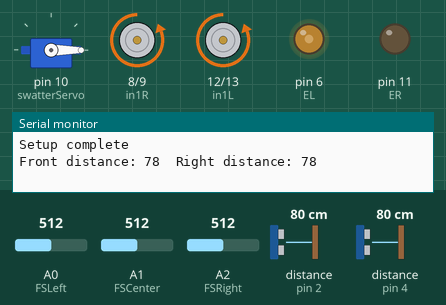
The sketch below on a simulated Arduino Uno, built with avr-gcc and run on an emulated ATmega328P. On the bench: servo, motor-driver pin pairs drawn as motors (green arrow = first pin HIGH = forward, orange = second pin HIGH = backward, longer = more drive), output pins drawn as LEDs (lit = HIGH), the last lines printed to the serial monitor. Wiring (inferred from the names in the program): 2 × ultrasonic range finder: trigger pin 3, echo pin 2 / trigger pin 5, echo pin 4. Dashed ring = blinking. The test bench sets the inputs (shaded band); at power-on: distance to the obstacle (sensors on pin 4, pin 2) 80 cm, A0 (FSLeft) = 512, A2 (FSRight) = 512, A1 (FSCenter) = 512. The echo pulse lasts 58.3 µs per cm; pins used as bus, display or sensor lines are not drawn.

Above: at 4.3 s.
4.4 s: distance to the obstacle (sensor on pin 4) set to 45 cm
14.0 s: distance to the obstacle (sensor on pin 4) set to 37 cm
17.5 s: distance to the obstacle (sensor on pin 2) set to 25 cm
At 18.8 s:
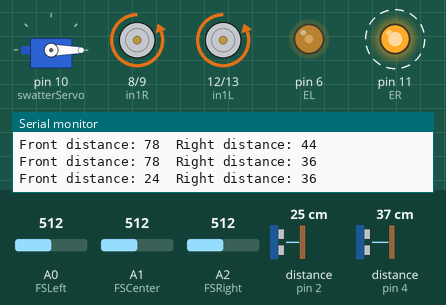
21.0 s: distance to the obstacle (sensor on pin 2) set to 22 cm
At 22.4 s:
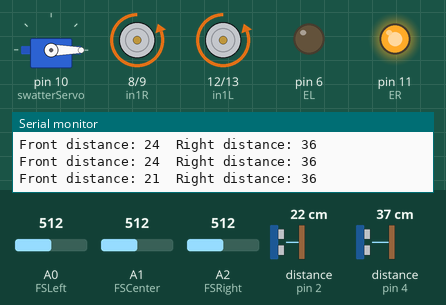
29.3 s: A0 (FSLeft) set to 490
At 31.3 s:
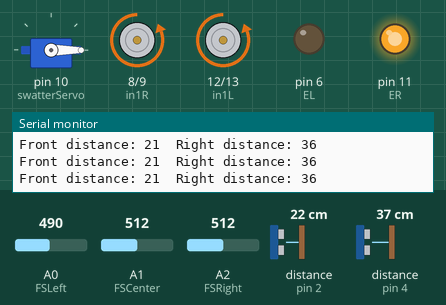
31.6 s: A2 (FSRight) set to 490
At 32.4 s:
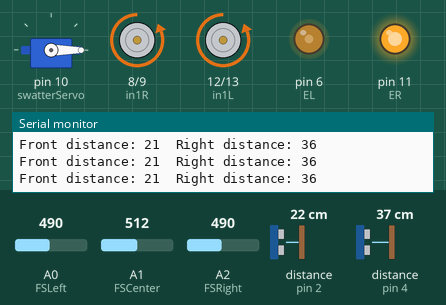
Timing chart, 0 to 34.4 s (numbered marks = the images above; inputs shaded):
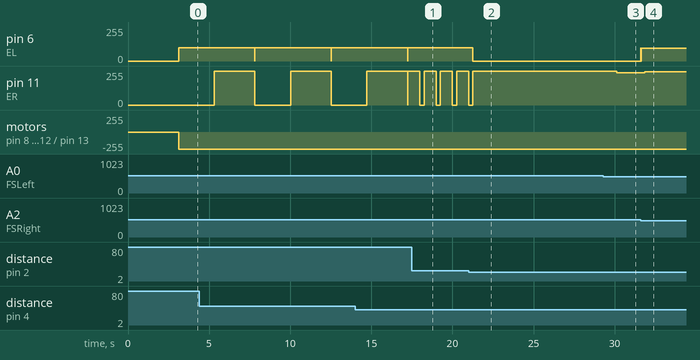

Measured:
- the behaviour switches between 24 and 23 cm on distance to the obstacle (sensor on pin 2) (found by bisection; images 1 and 2)
- after the input at 17.5 s, pin 6 (EL): stops changing and stays 100/255
- after the input at 21.0 s, pin 6 (EL): 100/255 → 0/255 after 0.26 s; pin 11 (ER): goes on until 21.3 s, then stays 255/255
- after the input at 29.3 s, pin 11 (ER): 255/255 → 242/255 after 0.83 s
- after the input at 31.6 s, pin 6 (EL): 0/255 → 97/255 at once; pin 11 (ER): 242/255 → 248/255 after 0.25 s
- by itself, pin 6 (EL): alternates 100/255 for 4.7 s and 0/255 for 0.01 s
- by itself, pin 11 (ER): alternates 255/255 for 2.5 s and 0/255 for 2.2 s

The sketch:

ControlScheme.ino
```cpp
#include<Servo.h>

int in1R = 8;
int in2R = 9;
int ER = 11;
int in1L = 12;
int in2L = 13;
int EL = 6;
int echoRight = 4;
int trigRight = 5;
int echoFront = 2;
int trigFront = 3;
int FSRight = A2;
int FSCenter = A1;
int FSLeft = A0;
int rightSpeed = 255;
int leftSpeed = 100; // Lower Value accounts for difference in hardware motor speed

bool isFlame = false;

Servo swatterServo;

/* Performs swatting motion to extinguish flame
   Moves servo to maxAngle degrees, holds it extended for holdTime seconds,
   and returns it to the upright position, repeating this for the
   specified number of swats, with movement delay proportional to the angle
*/
void swat(Servo servo, int swatNumber, float holdTime, int maxAngle) {
  // Figures out movement delay
  int moveDelay = int(float(maxAngle) / float(180) * 1000);

  // Repeats swatting motion as specified by swatNumber
  for (int i = 0; i < swatNumber; i++) {
    servo.write(maxAngle);
    delay(moveDelay); // Wait for movement to complete
    delay(int(1000 * holdTime)); // Hold swatter over flame for hold seconds;
    servo.write(0);
    delay(moveDelay); // Wait for movement to complete
  }
}

/* Sends ultrasonic pulse out on specified pins and
  returns distance, along with timout for pulse in microseconds*/
int getUltrasonicDistance(int trigger, int echo, int timeout) {
  long duration;

  // Clears the trigger
  digitalWrite(trigger, LOW);
  delayMicroseconds(2);

  // Sends out pulse setting trigger to high for 10 microseconds
  digitalWrite(trigger, HIGH);
  delayMicroseconds(10);
  digitalWrite(trigger, LOW);

  // Reads the echo pin, getting travel time
  duration = pulseIn(echo, HIGH, timeout);

  // Calculating distance
  return (duration * 0.034 / 2);
}

/* Moves L & R motors in a turn with a ratio between inside and outside
   pins on L298N driver are given to the method first
   dir --> true = forward, false = backward
   turn --> true = right, false = left
   ratio --> sets ratio between wheels for turn radius
   speed_percentage --> percentage of full speed
   time_delay --> how long the movement is held
*/
void moveRatioTurn(bool dir, bool turn, float speed_percentage, float ratio, int time_delay) {
  // Sets direction based on dir
  if (dir) {
    digitalWrite(in1R, LOW);
    digitalWrite(in1L, LOW);
    digitalWrite(in2R, HIGH);
    digitalWrite(in2L, HIGH);
  }
  else {
    digitalWrite(in1R, HIGH);
    digitalWrite(in1L, HIGH);
    digitalWrite(in2R, LOW);
    digitalWrite(in2L, LOW);
  }

  // Sets movement speed
  if (turn) {
    analogWrite(ER, int(rightSpeed * speed_percentage * ratio));
    analogWrite(EL, int(leftSpeed * speed_percentage));
  }
  else {
    analogWrite(ER, int(rightSpeed * speed_percentage));
    analogWrite(EL, int(leftSpeed * speed_percentage * ratio));
  }

  // Sets duration of pulse
  delay(time_delay);

  // Stops movement, resetting PWM pins
  analogWrite(EL, 0);
  analogWrite(ER, 0);
}

/* Moves L & R motors in a turn with a ratio between inside and outside
   pins on L298N driver are given to the method first
   turn --> true = right, false = left
   speed_percentage --> percentage of full speed
   time_delay --> how long the movement is held
*/
void movePointTurn(bool turn, float speed_percentage, int time_delay) {
  // Sets direction based on turn
  if (turn) {
    digitalWrite(in1R, HIGH);
    digitalWrite(in1L, LOW);
    digitalWrite(in2R, LOW);
    digitalWrite(in2L, HIGH);
  }
  else {
    digitalWrite(in1R, LOW);
    digitalWrite(in1L, HIGH);
    digitalWrite(in2R, HIGH);
    digitalWrite(in2L, LOW);
  }

  // Sets movement speed
  analogWrite(ER, int(rightSpeed * speed_percentage));
  analogWrite(EL, int(leftSpeed * speed_percentage));

  // Sets duration of pulse
  delay(time_delay);

  // Stops movement, resetting PWM pins
  analogWrite(EL, 0);
  analogWrite(ER, 0);
}

/* Moves L & R motors in a turn with a ratio between inside and outside
   pins on L298N driver are given to the method first
   dir --> true = forward, false = backward
   speed_percentage --> percentage of full speed
   time_delay --> how long the movement is held
*/
void moveStraight(bool dir, float speed_percentage, int time_delay) {
  // Sets direction based on dir (true = forward, false = backward)
  if (dir) {
    digitalWrite(in1R, LOW);
    digitalWrite(in1L, LOW);
    digitalWrite(in2R, HIGH);
    digitalWrite(in2L, HIGH);
  }
  else {
    digitalWrite(in1R, HIGH);
    digitalWrite(in1L, HIGH);
    digitalWrite(in2R, LOW);
    digitalWrite(in2L, LOW);
  }

  // Sets movement speed
  analogWrite(ER, int(rightSpeed * speed_percentage));
  analogWrite(EL, int(leftSpeed * speed_percentage));

  // Sets duration of pulse
  delay(time_delay);

  // Stops movement, resetting PWM pins
  analogWrite(EL, 0);
  analogWrite(ER, 0);
}

/* Control scheme for when no flame is detected
   Turns left if a wall is detected in front (ultrasonic)
   Uses ratio turns to maintain distance from the right wall (ultrasonic)
*/
void wallControl(int minDistance, int maxDistance, int blankDistance) {
  int straightTime = 750;
  int turnTime = 250;

  int rightDistance = getUltrasonicDistance(trigRight, echoRight, 10000);
  int frontDistance = getUltrasonicDistance(trigFront, echoFront, 10000);
  Serial.print("Front distance: ");
  Serial.print(frontDistance);
  Serial.print("  Right distance: ");
  Serial.println(rightDistance);

  // Checks for obstacle in front
  if (frontDistance > 22 || frontDistance == 0) {
    // Ensures robot has wall on right, not empty space
    if (rightDistance != 0 && rightDistance < blankDistance) {
      moveStraight(true, 1.0, straightTime);

      // Too close to wall, turns left
      if (rightDistance < minDistance) {
        moveRatioTurn(true, false, 1.0, 0.0, turnTime);
      }

      // Too far from wall, turns right
      else if (rightDistance > maxDistance) {
        moveRatioTurn(true, true, 1.0, 0.0, turnTime);
      }
    }
    // Empty space to the right, robot turns 90 degrees right
    else {
      moveRatioTurn(true, true, 1.0, 0.0, 2200);
      moveStraight(true, 1.0, 2500);
    }
  }
  // Obstacle is in front
  else {
    moveRatioTurn(true, false, 1.0, 0.0, 2200);
  }


}

// Checks if there is a flame within the vicinity of the robot
bool checkForFlames() {
  if (analogRead(FSRight) < 500 || analogRead(FSCenter) < 500 || analogRead(FSLeft) < 500) {
    return true;
  }
  return false;
}


/* Moves robot to the flame source
   If the flame is on the left, robot ratio turns left until right detects it
   If the flame is on the right, robot ratio turns right until left detects it
   If the less sensitive center detects something, robot is close, and swatter is activated
*/
void flameControl() {
  int rightReading = analogRead(FSRight);
  int centerReading = analogRead(FSCenter);
  int leftReading = analogRead(FSLeft);

  // Flame is on the right
  if (rightReading < 500 && leftReading > 500) {
    // Waits for left sensor
    while (leftReading > 500) {
      moveRatioTurn(true, true, 1.0, 0.0, 5);
      leftReading = analogRead(FSLeft);
      centerReading = analogRead(FSCenter);
    }
  }

  // Flame is on the left
  else if (leftReading < 500 && rightReading > 500) {
    // Waits for right sensor
    while (rightReading > 500) {
      moveRatioTurn(true, false, 1.0, 0.0, 5);
      rightReading = analogRead(FSRight);
      centerReading = analogRead(FSCenter);
    }
  }

  // The flame is within swatting range
  else if (centerReading < 500 & rightReading < 500 && leftReading < 500) {
    swat(swatterServo, 4, 0.5, 30);
    delay(1000);
  }

  // Both outside sensors detect the flame
  else if(rightReading < 500 && leftReading < 500) {
    moveStraight(true, 1.0, 10);
  }
}

void setup() {
  pinMode(FSRight, INPUT);
  pinMode(FSCenter, INPUT);
  pinMode(FSLeft, INPUT);
  pinMode(in1R, OUTPUT);
  pinMode(in2R, OUTPUT);
  pinMode(ER, OUTPUT);
  pinMode(in1L, OUTPUT);
  pinMode(in2L, OUTPUT);
  pinMode(EL, OUTPUT);
  pinMode(trigRight, OUTPUT);
  pinMode(echoRight, INPUT);
  pinMode(trigFront, OUTPUT);
  pinMode(echoFront, INPUT);

  swatterServo.attach(10);
  swatterServo.write(0); //Initialize servo to raised position

  // Initializing ultrasonics
  for (int i = 0; i < 10; i++) {
    getUltrasonicDistance(trigFront, echoFront, 10000);
    getUltrasonicDistance(trigRight, echoRight, 10000);
  }

  delay(3000); // Initial delay, minimum 850 to wait for servo
  Serial.begin(9600);
  Serial.println("Setup complete");
}

void loop() {
    // Checking for flames and making sure isFlame has not already been set
    if (!isFlame && checkForFlames()) {
      isFlame = true;
    }
    // Flame was detected, use flame control scheme
    if (isFlame) {
      flameControl();
    }
    // Flame not detected, use wall control
    else {
      wallControl(15, 20, 40);
    }
}
```
